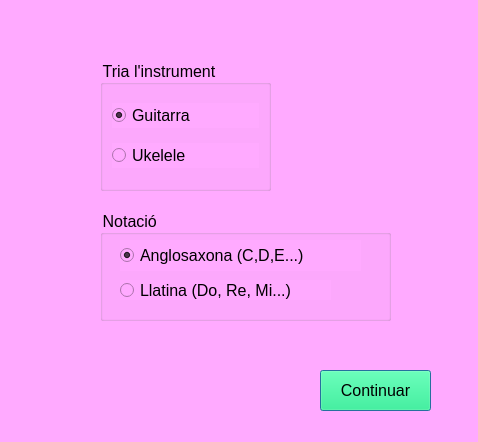
<?xml version="1.0" encoding="UTF-8"?>
<ui version="4.0">
 <class>Dialog</class>
 <widget class="QDialog" name="Dialog">
  <property name="geometry">
   <rect>
    <x>0</x>
    <y>0</y>
    <width>478</width>
    <height>442</height>
   </rect>
  </property>
  <property name="windowTitle">
   <string>Dialog</string>
  </property>
  <property name="styleSheet">
   <string notr="true">background-color: rgb(255, 170, 255);</string>
  </property>
  <widget class="QGroupBox" name="groupBox">
   <property name="geometry">
    <rect>
     <x>100</x>
     <y>60</y>
     <width>171</width>
     <height>131</height>
    </rect>
   </property>
   <property name="font">
    <font>
     <pointsize>12</pointsize>
    </font>
   </property>
   <property name="styleSheet">
    <string notr="true">background-color: rgb(255, 170, 255);</string>
   </property>
   <property name="title">
    <string>Tria l'instrument</string>
   </property>
   <layout class="QVBoxLayout" name="verticalLayout">
    <item>
     <widget class="QRadioButton" name="BGuitarra">
      <property name="font">
       <font>
        <pointsize>12</pointsize>
       </font>
      </property>
      <property name="text">
       <string>Guitarra</string>
      </property>
      <property name="checked">
       <bool>true</bool>
      </property>
     </widget>
    </item>
    <item>
     <widget class="QRadioButton" name="BUkelele">
      <property name="font">
       <font>
        <pointsize>12</pointsize>
       </font>
      </property>
      <property name="text">
       <string>Ukelele</string>
      </property>
     </widget>
    </item>
   </layout>
  </widget>
  <widget class="QPushButton" name="botoInstrument">
   <property name="geometry">
    <rect>
     <x>320</x>
     <y>370</y>
     <width>111</width>
     <height>41</height>
    </rect>
   </property>
   <property name="font">
    <font>
     <pointsize>12</pointsize>
    </font>
   </property>
   <property name="styleSheet">
    <string notr="true">background-color: rgb(0, 255, 127);</string>
   </property>
   <property name="text">
    <string>Continuar</string>
   </property>
  </widget>
  <widget class="QGroupBox" name="groupBox_2">
   <property name="geometry">
    <rect>
     <x>100</x>
     <y>210</y>
     <width>291</width>
     <height>111</height>
    </rect>
   </property>
   <property name="font">
    <font>
     <pointsize>12</pointsize>
    </font>
   </property>
   <property name="title">
    <string>Notació </string>
   </property>
   <widget class="QRadioButton" name="RBNotacioA">
    <property name="geometry">
     <rect>
      <x>20</x>
      <y>30</y>
      <width>241</width>
      <height>31</height>
     </rect>
    </property>
    <property name="font">
     <font>
      <pointsize>12</pointsize>
     </font>
    </property>
    <property name="text">
     <string>Anglosaxona (C,D,E...)</string>
    </property>
    <property name="checked">
     <bool>true</bool>
    </property>
   </widget>
   <widget class="QRadioButton" name="RBNotacioL">
    <property name="geometry">
     <rect>
      <x>20</x>
      <y>70</y>
      <width>211</width>
      <height>20</height>
     </rect>
    </property>
    <property name="font">
     <font>
      <pointsize>12</pointsize>
     </font>
    </property>
    <property name="text">
     <string>Llatina (Do, Re, Mi...)</string>
    </property>
   </widget>
  </widget>
 </widget>
 <resources/>
 <connections/>
</ui>
